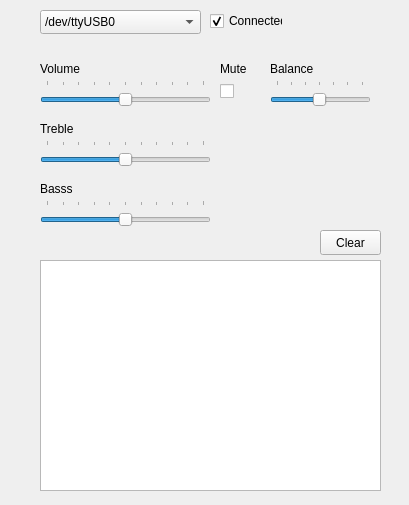
<?xml version="1.0" encoding="UTF-8"?>
<ui version="4.0">
 <class>Widget</class>
 <widget class="QWidget" name="Widget">
  <property name="enabled">
   <bool>true</bool>
  </property>
  <property name="geometry">
   <rect>
    <x>0</x>
    <y>0</y>
    <width>409</width>
    <height>505</height>
   </rect>
  </property>
  <widget class="QSlider" name="volumeSlider">
   <property name="geometry">
    <rect>
     <x>40</x>
     <y>80</y>
     <width>171</width>
     <height>32</height>
    </rect>
   </property>
   <property name="maximum">
    <number>100</number>
   </property>
   <property name="sliderPosition">
    <number>50</number>
   </property>
   <property name="orientation">
    <enum>Qt::Horizontal</enum>
   </property>
   <property name="tickPosition">
    <enum>QSlider::TicksAbove</enum>
   </property>
  </widget>
  <widget class="QLabel" name="volumeLabel">
   <property name="geometry">
    <rect>
     <x>40</x>
     <y>60</y>
     <width>54</width>
     <height>17</height>
    </rect>
   </property>
   <property name="text">
    <string>Volume</string>
   </property>
  </widget>
  <widget class="QLabel" name="balanceLabel">
   <property name="geometry">
    <rect>
     <x>270</x>
     <y>60</y>
     <width>54</width>
     <height>17</height>
    </rect>
   </property>
   <property name="text">
    <string>Balance</string>
   </property>
  </widget>
  <widget class="QSlider" name="balanceSlider">
   <property name="geometry">
    <rect>
     <x>270</x>
     <y>80</y>
     <width>101</width>
     <height>32</height>
    </rect>
   </property>
   <property name="mouseTracking">
    <bool>true</bool>
   </property>
   <property name="minimum">
    <number>0</number>
   </property>
   <property name="maximum">
    <number>61</number>
   </property>
   <property name="value">
    <number>30</number>
   </property>
   <property name="sliderPosition">
    <number>30</number>
   </property>
   <property name="tracking">
    <bool>true</bool>
   </property>
   <property name="orientation">
    <enum>Qt::Horizontal</enum>
   </property>
   <property name="tickPosition">
    <enum>QSlider::TicksAbove</enum>
   </property>
  </widget>
  <widget class="QSlider" name="trebleSlider">
   <property name="enabled">
    <bool>true</bool>
   </property>
   <property name="geometry">
    <rect>
     <x>40</x>
     <y>140</y>
     <width>171</width>
     <height>32</height>
    </rect>
   </property>
   <property name="maximum">
    <number>100</number>
   </property>
   <property name="singleStep">
    <number>1</number>
   </property>
   <property name="value">
    <number>50</number>
   </property>
   <property name="orientation">
    <enum>Qt::Horizontal</enum>
   </property>
   <property name="tickPosition">
    <enum>QSlider::TicksAbove</enum>
   </property>
  </widget>
  <widget class="QSlider" name="bassSlider">
   <property name="geometry">
    <rect>
     <x>40</x>
     <y>200</y>
     <width>171</width>
     <height>32</height>
    </rect>
   </property>
   <property name="maximum">
    <number>100</number>
   </property>
   <property name="pageStep">
    <number>10</number>
   </property>
   <property name="value">
    <number>50</number>
   </property>
   <property name="orientation">
    <enum>Qt::Horizontal</enum>
   </property>
   <property name="tickPosition">
    <enum>QSlider::TicksAbove</enum>
   </property>
  </widget>
  <widget class="QLabel" name="trebleLabel">
   <property name="geometry">
    <rect>
     <x>40</x>
     <y>120</y>
     <width>54</width>
     <height>17</height>
    </rect>
   </property>
   <property name="text">
    <string>Treble</string>
   </property>
  </widget>
  <widget class="QLabel" name="bassLabel">
   <property name="geometry">
    <rect>
     <x>40</x>
     <y>180</y>
     <width>54</width>
     <height>17</height>
    </rect>
   </property>
   <property name="text">
    <string>Basss</string>
   </property>
  </widget>
  <widget class="QCheckBox" name="muteCheckBox">
   <property name="geometry">
    <rect>
     <x>220</x>
     <y>80</y>
     <width>21</width>
     <height>23</height>
    </rect>
   </property>
   <property name="layoutDirection">
    <enum>Qt::LeftToRight</enum>
   </property>
   <property name="text">
    <string/>
   </property>
   <property name="checked">
    <bool>false</bool>
   </property>
  </widget>
  <widget class="QLabel" name="muteLabel">
   <property name="geometry">
    <rect>
     <x>220</x>
     <y>60</y>
     <width>31</width>
     <height>17</height>
    </rect>
   </property>
   <property name="text">
    <string>Mute</string>
   </property>
  </widget>
  <widget class="QTextBrowser" name="logBrowser">
   <property name="geometry">
    <rect>
     <x>40</x>
     <y>260</y>
     <width>341</width>
     <height>231</height>
    </rect>
   </property>
  </widget>
  <widget class="QPushButton" name="logClearBtn">
   <property name="geometry">
    <rect>
     <x>320</x>
     <y>230</y>
     <width>61</width>
     <height>25</height>
    </rect>
   </property>
   <property name="text">
    <string>Clear</string>
   </property>
  </widget>
  <widget class="QCheckBox" name="connectCheckBox">
   <property name="geometry">
    <rect>
     <x>210</x>
     <y>10</y>
     <width>73</width>
     <height>22</height>
    </rect>
   </property>
   <property name="text">
    <string>Connected</string>
   </property>
   <property name="checked">
    <bool>true</bool>
   </property>
  </widget>
  <widget class="QComboBox" name="deviceComboBox">
   <property name="geometry">
    <rect>
     <x>40</x>
     <y>10</y>
     <width>161</width>
     <height>24</height>
    </rect>
   </property>
   <property name="currentText">
    <string notr="true">/dev/ttyUSB0</string>
   </property>
   <item>
    <property name="text">
     <string>/dev/ttyUSB0</string>
    </property>
   </item>
   <item>
    <property name="text">
     <string>/tmp/simavr-uart0</string>
    </property>
   </item>
  </widget>
 </widget>
 <resources/>
 <connections/>
</ui>
